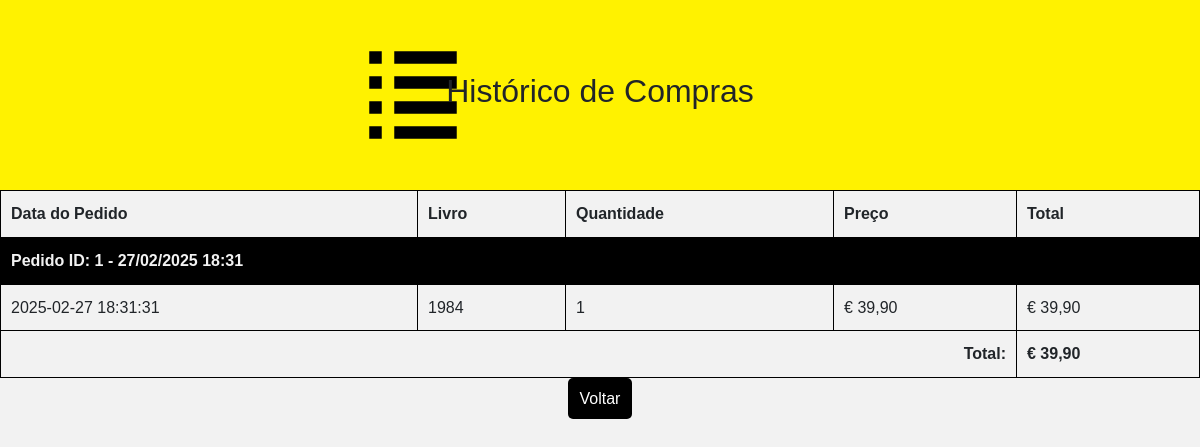
Page /historico_compras.php (signed in) on the committed database.
### tables this page shows
CREATE TABLE `order_items` (
  `order_item_id` int(11) NOT NULL,
  `order_id` int(11) NOT NULL,
  `book_id` int(11) NOT NULL,
  `quantity` int(11) NOT NULL,
  `price` decimal(10,2) NOT NULL
);

CREATE TABLE `orders` (
  `order_id` int(11) NOT NULL,
  `user_id` int(11) NOT NULL,
  `order_date` datetime DEFAULT current_timestamp(),
  `total_price` decimal(10,2) NOT NULL,
  `status` enum('pending','completed','canceled') DEFAULT 'pending',
  `delivery_address` text NOT NULL,
  `payment_method` varchar(255) DEFAULT NULL,
  `created_at` datetime DEFAULT current_timestamp(),
  `updated_at` datetime DEFAULT current_timestamp() ON UPDATE current_timestamp()
);

CREATE TABLE `books` (
  `book_id` int(11) NOT NULL,
  `title` varchar(255) NOT NULL,
  `author` varchar(255) NOT NULL,
  `description` text DEFAULT NULL,
  `price` decimal(10,2) NOT NULL,
  `stock` int(11) NOT NULL,
  `category_id` int(11) NOT NULL,
  `sub_category_id` int(11) NOT NULL,
  `image` varchar(255) DEFAULT NULL,
  `created_at` datetime DEFAULT current_timestamp(),
  `updated_at` datetime DEFAULT current_timestamp() ON UPDATE current_timestamp(),
  `archived_at` datetime DEFAULT NULL,
  `views` int(11) DEFAULT 0
);

### historico_compras.php (the view, shortened to what this page needs)
<?php
include('conexão.php');
$user_id = $_SESSION['user']['id'];
$query = $dbc->prepare("
    SELECT o.order_id, o.order_date, o.total_price, oi.book_id, oi.quantity, oi.price, b.title, o.created_at
    FROM orders o
    JOIN order_items oi ON o.order_id = oi.order_id
    JOIN books b ON oi.book_id = b.book_id
    WHERE o.user_id = ?
    ORDER BY o.order_date DESC
");
$query->bind_param("i", $user_id);
$query->execute();
$result = $query->get_result();
$orders = [];
while ($row = $result->fetch_assoc()) {
    $orders[] = $row;
}
?>
<!DOCTYPE html>
<html lang="pt-br">
<head>
    <link href="https://cdn.jsdelivr.net/npm/bootstrap@5.3.0-alpha1/dist/css/bootstrap.min.css" rel="stylesheet">
    <link rel="stylesheet" href="./css/historico_de_compras.css">
</head>
<body>
<header>
<h2>Histórico de Compras</h2>
</header>
<?php if (count($orders) > 0): ?>
    <table>
        <tr>
            <th>Data do Pedido</th>
            <th>Livro</th>
            <th>Quantidade</th>
            <th>Preço</th>
            <th>Total</th>
        </tr>
        <?php
        $current_order_id = null;
        $order_total = 0;
        foreach ($orders as $order) {
            if ($order['order_id'] !== $current_order_id) {
                $current_order_id = $order['order_id'];
                $order_total = 0;
                echo "<tr><td colspan='5' class='pedidos'><strong>Pedido ID: " . $order['order_id'] . " - " . date('d/m/Y H:i', strtotime($order['order_date'])) . "</strong></td></tr>";
            }
            $order_total += $order['price'] * $order['quantity'];
            ?>
            <tr>
                <td><?= htmlspecialchars($order['created_at']) ?></td>
                <td><?= htmlspecialchars($order['title']) ?></td>
                <td><?= $order['quantity'] ?></td>
                <td>€ <?= number_format($order['price'], 2, ',', '.') ?></td>
                <td>€ <?= number_format($order['price'] * $order['quantity'], 2, ',', '.') ?></td>
            </tr>
        <?php } ?>
        <tr><td colspan="4" style="text-align:right"><strong>Total:</strong></td><td><strong>€ <?= number_format($order_total, 2, ',', '.') ?></strong></td></tr>
    </table>
<?php else: ?>
    <p>Você ainda não fez nenhuma compra.</p>
<?php endif; ?>
<a href="minhaconta.php" class="btn_voltar">Voltar</a>
</body>
</html>

### css/historico_de_compras.css (style rules this page uses)
body { font-family: Arial, sans-serif; line-height: 1.6; margin: 0; padding: 0; background-color: #f2f2f2; text-align: center; }
header { background-image: url('../imagens/list-svgrepo-com.svg'); background-size: 100px; background-position: 33% 50%; background-color: #fff200; background-repeat: no-repeat; text-align: center; padding: 4.5rem; font-size: larger; }
table { width: 100%; border-collapse: collapse; }
table, th, td { border: 1px solid black; }
th, td { padding: 10px; border: 1px solid #000000; text-align: left; }
.pedidos { background-color: black; color: #f2f2f2; }
.btn_voltar { display: inline-block; padding: 8px 12px; background: #000000; color: white; text-decoration: none; border-radius: 5px; transition: 0.3s; }

### rows in the picture
order_items: order.order_id "1", order.order_date "27/02/2025 18:31", order.created_at "2025-02-27 18:31:31", book.title "1984", quantity "1", price "39,90", $order['price'] * $order['quantity'] "39,90"

### other values in the picture
$order_total "39,90"
